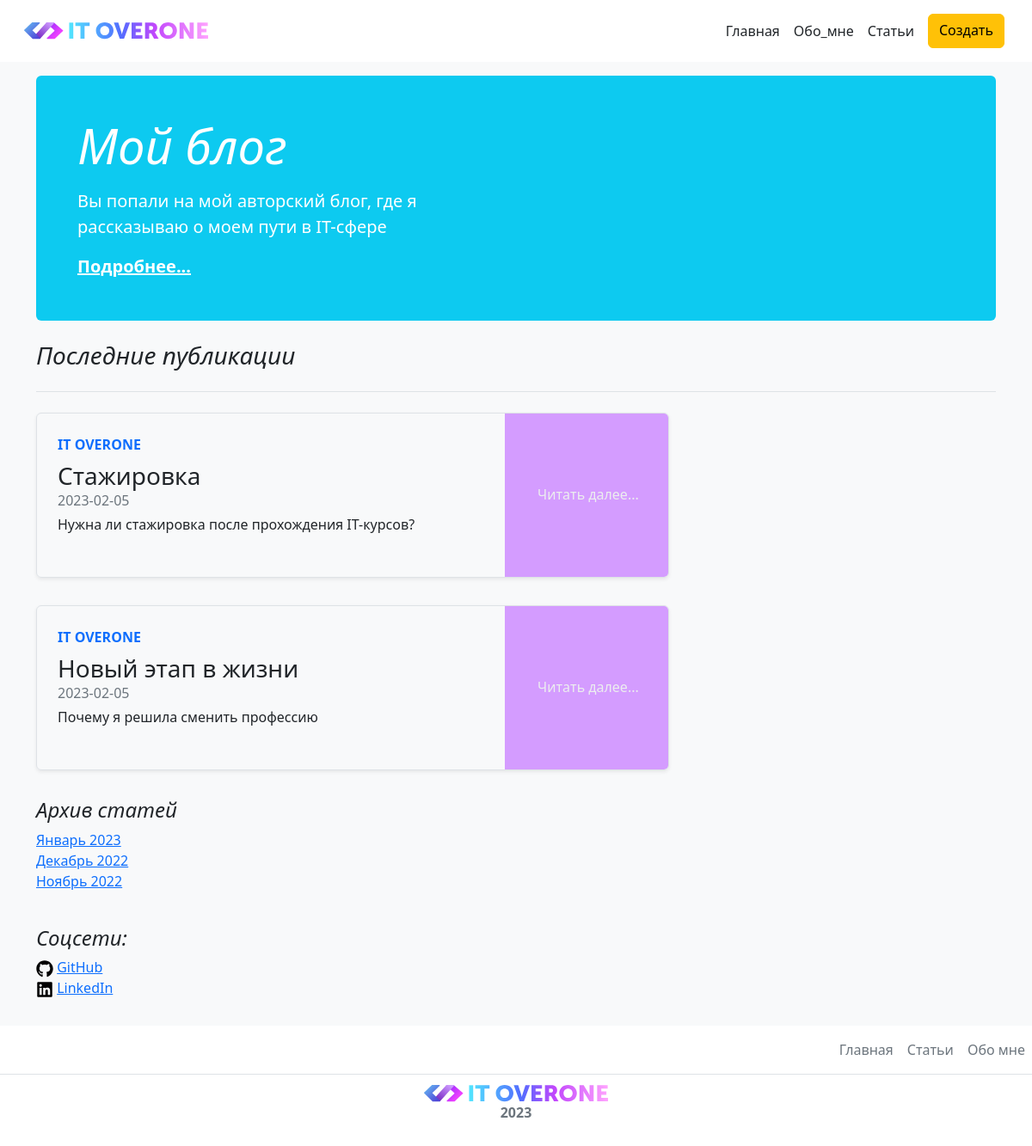
The page /home on the database its author committed.
### app.py (models this page shows, shortened)
class Article(db.Model):
    id = db.Column(db.Integer, primary_key=True)
    title = db.Column(db.String(100), nullable=False)
    intro = db.Column(db.String(300), nullable=False)
    text = db.Column(db.Text, nullable=False)
    date = db.Column(db.DateTime, default=datetime.utcnow)
    updated = db.Column(db.DateTime, default=datetime.utcnow, onupdate=datetime.utcnow)

### app.py (the view)
@app.route('/')
@app.route('/home')
def index():
    articles = Article.query.order_by(Article.date.desc()).limit(2).all()
    return render_template('index.html', articles=articles)

### templates/index.html (shortened to what this page needs)
{% extends 'base.html' %}
{% block content %}
<div class="p-3 mb-2 bg-light text-dark bg-light">
    <main class="container">
        <div class="p-4 p-md-5 mb-4 text-white rounded bg-info">
            <div class="col-md-6 px-0">
                <h1 class="display-4 fst-italic">Мой блог</h1>
                <p class="lead my-3">Вы попали на мой авторский блог, где я рассказываю о моем пути в IT-сфере</p>
                <p class="lead mb-0"><a href="/about" class="text-white fw-bold">Подробнее...</a></p>
            </div>
        </div>
        <h3 class="pb-4 mb-4 fst-italic border-bottom">
            Последние публикации
        </h3>
        {% for el in articles %}
        <div class="row mb-2">
            <div class="col-md-8">
                <div class="row g-0 border rounded overflow-hidden flex-md-row mb-4 shadow-sm h-md-250 position-relative">
                    <div class="col p-4 d-flex flex-column position-static">
                        <strong class="d-inline-block mb-2 text-primary">IT OVERONE</strong>
                        <h3 class="mb-0">{{el.title}}</h3>
                        <div class="mb-1 text-muted">{{el.date.date()}}</div>
                        <p class="card-text mb-auto">{{el.intro}}</p>
                    </div>
                    <div class="col-auto d-none d-lg-block">
                        <svg class="" width="190" height="190"
                             role="img" aria-label="Placeholder: Thumbnail" preserveAspectRatio="xMidYMid slice"
                             focusable="false"><title>Placeholder</title>
                            <rect width="100%" height="100%" fill="#D49CFF"/>
                            <text x="20%" y="50%" fill="#eceeef" dy=".3em">Читать далее...</text>
                        </svg>
                    </div>
                </div>
            </div>
        </div>
        {% endfor %}
        <div class="col-md-2">
            <div class="col flex align-items-start flex-column bd-highlight mb-3">
                <h4 class="fst-italic">Архив статей</h4>
                <ol class="list-unstyled mb-0">
                    <li><a href="#">Январь 2023</a></li>
                    <li><a href="#">Декабрь 2022</a></li>
                    <li><a href="#">Ноябрь 2022</a></li>
                </ol>
            </div>
            <br>
            <div class="p-8">
                <h4 class="fst-italic">Соцсети:</h4>
                <ol class="list-unstyled">
                    <li><img src="{{ url_for('static', filename='css/img/github.svg') }}" width="20" height="20">
                        <a href="/GitHub">GitHub</a></li>
                    <li><img src="{{ url_for('static', filename='css/img/linkedin.svg') }}" width="20" height="20">
                        <a href="/LinkedIn">LinkedIn</a></li>
                </ol>
            </div>
        </div>
    </main>
</div>
{% endblock %}

### rows shown on the page
Article: title "Стажировка", date "2023-02-05", intro "Нужна ли стажировка после прохождения IT-курсов?"
Article: title "Новый этап в жизни", date "2023-02-05", intro "Почему я решила сменить профессию"
